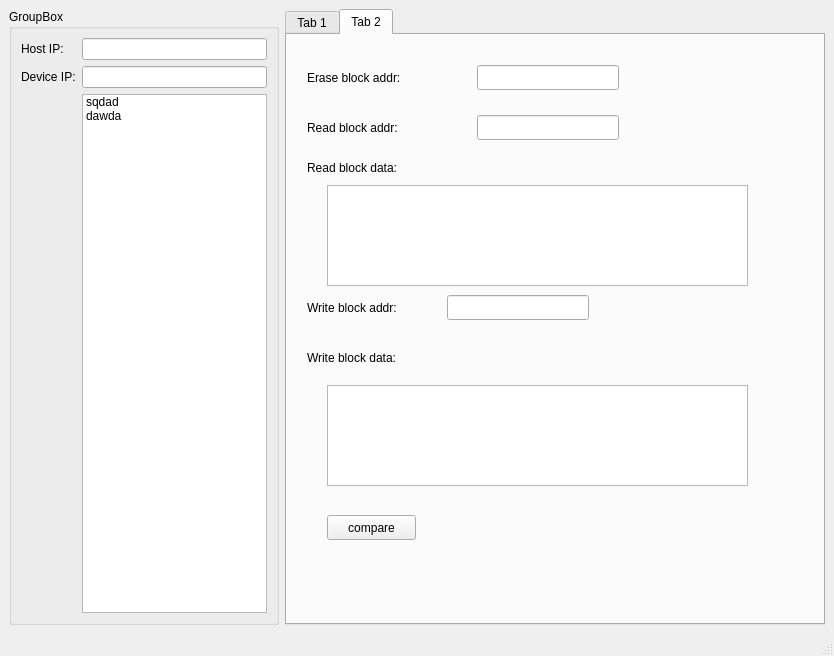
<?xml version="1.0" encoding="UTF-8"?>
<ui version="4.0">
 <class>MainWindow</class>
 <widget class="QMainWindow" name="MainWindow">
  <property name="geometry">
   <rect>
    <x>0</x>
    <y>0</y>
    <width>834</width>
    <height>656</height>
   </rect>
  </property>
  <property name="windowTitle">
   <string>MainWindow</string>
  </property>
  <widget class="QWidget" name="centralwidget">
   <layout class="QHBoxLayout" name="horizontalLayout" stretch="1,2">
    <item>
     <widget class="QGroupBox" name="groupBox">
      <property name="title">
       <string>GroupBox</string>
      </property>
      <layout class="QGridLayout" name="gridLayout">
       <item row="0" column="0">
        <widget class="QLabel" name="label">
         <property name="text">
          <string>Host IP:</string>
         </property>
        </widget>
       </item>
       <item row="2" column="0">
        <spacer name="verticalSpacer_2">
         <property name="orientation">
          <enum>Qt::Vertical</enum>
         </property>
         <property name="sizeHint" stdset="0">
          <size>
           <width>20</width>
           <height>40</height>
          </size>
         </property>
        </spacer>
       </item>
       <item row="1" column="1">
        <widget class="QLineEdit" name="lineEdit_2"/>
       </item>
       <item row="0" column="1">
        <widget class="QLineEdit" name="lineEdit">
         <property name="text">
          <string/>
         </property>
         <property name="maxLength">
          <number>20</number>
         </property>
        </widget>
       </item>
       <item row="1" column="0">
        <widget class="QLabel" name="label_2">
         <property name="text">
          <string>Device IP:</string>
         </property>
        </widget>
       </item>
       <item row="2" column="1">
        <widget class="QListWidget" name="listWidget">
         <item>
          <property name="text">
           <string>sqdad</string>
          </property>
         </item>
         <item>
          <property name="text">
           <string>dawda</string>
          </property>
         </item>
        </widget>
       </item>
      </layout>
     </widget>
    </item>
    <item>
     <widget class="QTabWidget" name="tabWidget">
      <property name="currentIndex">
       <number>1</number>
      </property>
      <widget class="QWidget" name="tab">
       <attribute name="title">
        <string>Tab 1</string>
       </attribute>
       <layout class="QGridLayout" name="gridLayout_2">
        <item row="0" column="0">
         <widget class="QPushButton" name="pushButton">
          <property name="text">
           <string>select file</string>
          </property>
         </widget>
        </item>
        <item row="1" column="0">
         <widget class="QPushButton" name="pushButton_2">
          <property name="text">
           <string>Start update</string>
          </property>
         </widget>
        </item>
        <item row="1" column="1">
         <widget class="QProgressBar" name="progressBar">
          <property name="value">
           <number>24</number>
          </property>
         </widget>
        </item>
        <item row="0" column="1">
         <widget class="QLineEdit" name="lineEdit_6">
          <property name="text">
           <string/>
          </property>
          <property name="maxLength">
           <number>20</number>
          </property>
         </widget>
        </item>
        <item row="2" column="0">
         <spacer name="verticalSpacer">
          <property name="orientation">
           <enum>Qt::Vertical</enum>
          </property>
          <property name="sizeHint" stdset="0">
           <size>
            <width>20</width>
            <height>40</height>
           </size>
          </property>
         </spacer>
        </item>
       </layout>
      </widget>
      <widget class="QWidget" name="test">
       <attribute name="title">
        <string>Tab 2</string>
       </attribute>
       <widget class="QLabel" name="label_3">
        <property name="geometry">
         <rect>
          <x>20</x>
          <y>30</y>
          <width>131</width>
          <height>25</height>
         </rect>
        </property>
        <property name="text">
         <string>Erase block addr:</string>
        </property>
       </widget>
       <widget class="QLineEdit" name="lineEdit_3">
        <property name="geometry">
         <rect>
          <x>190</x>
          <y>30</y>
          <width>142</width>
          <height>25</height>
         </rect>
        </property>
        <property name="text">
         <string/>
        </property>
        <property name="maxLength">
         <number>20</number>
        </property>
       </widget>
       <widget class="QLabel" name="label_4">
        <property name="geometry">
         <rect>
          <x>20</x>
          <y>80</y>
          <width>141</width>
          <height>25</height>
         </rect>
        </property>
        <property name="text">
         <string>Read block addr:</string>
        </property>
       </widget>
       <widget class="QLabel" name="label_5">
        <property name="geometry">
         <rect>
          <x>20</x>
          <y>260</y>
          <width>131</width>
          <height>25</height>
         </rect>
        </property>
        <property name="text">
         <string>Write block addr:</string>
        </property>
       </widget>
       <widget class="QPlainTextEdit" name="plainTextEdit">
        <property name="geometry">
         <rect>
          <x>40</x>
          <y>150</y>
          <width>421</width>
          <height>101</height>
         </rect>
        </property>
       </widget>
       <widget class="QPlainTextEdit" name="plainTextEdit_2">
        <property name="geometry">
         <rect>
          <x>40</x>
          <y>350</y>
          <width>421</width>
          <height>101</height>
         </rect>
        </property>
       </widget>
       <widget class="QLineEdit" name="lineEdit_4">
        <property name="geometry">
         <rect>
          <x>190</x>
          <y>80</y>
          <width>142</width>
          <height>25</height>
         </rect>
        </property>
        <property name="text">
         <string/>
        </property>
        <property name="maxLength">
         <number>20</number>
        </property>
       </widget>
       <widget class="QLabel" name="label_6">
        <property name="geometry">
         <rect>
          <x>20</x>
          <y>120</y>
          <width>141</width>
          <height>25</height>
         </rect>
        </property>
        <property name="text">
         <string>Read block data:</string>
        </property>
       </widget>
       <widget class="QLineEdit" name="lineEdit_5">
        <property name="geometry">
         <rect>
          <x>160</x>
          <y>260</y>
          <width>142</width>
          <height>25</height>
         </rect>
        </property>
        <property name="text">
         <string/>
        </property>
        <property name="maxLength">
         <number>20</number>
        </property>
       </widget>
       <widget class="QLabel" name="label_7">
        <property name="geometry">
         <rect>
          <x>20</x>
          <y>310</y>
          <width>141</width>
          <height>25</height>
         </rect>
        </property>
        <property name="text">
         <string>Write block data:</string>
        </property>
       </widget>
       <widget class="QPushButton" name="pushButton_3">
        <property name="geometry">
         <rect>
          <x>40</x>
          <y>480</y>
          <width>89</width>
          <height>25</height>
         </rect>
        </property>
        <property name="toolTip">
         <string>&lt;html&gt;&lt;head/&gt;&lt;body&gt;&lt;p&gt;compare read and write data in same block&lt;/p&gt;&lt;/body&gt;&lt;/html&gt;</string>
        </property>
        <property name="text">
         <string>compare</string>
        </property>
       </widget>
      </widget>
     </widget>
    </item>
   </layout>
  </widget>
  <widget class="QMenuBar" name="menubar">
   <property name="geometry">
    <rect>
     <x>0</x>
     <y>0</y>
     <width>834</width>
     <height>28</height>
    </rect>
   </property>
  </widget>
  <widget class="QStatusBar" name="statusbar"/>
 </widget>
 <resources/>
 <connections/>
</ui>
